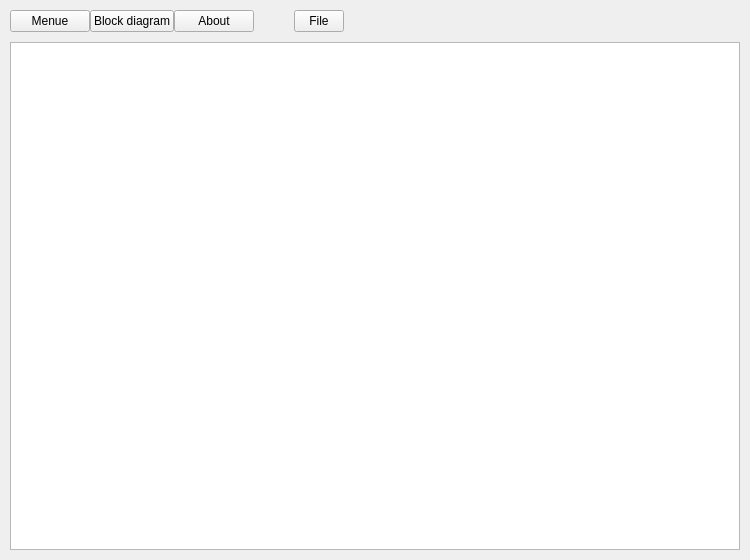
<?xml version="1.0" encoding="UTF-8"?>
<ui version="4.0">
 <class>Lab8Window</class>
 <widget class="QWidget" name="Lab8Window">
  <property name="geometry">
   <rect>
    <x>0</x>
    <y>0</y>
    <width>750</width>
    <height>560</height>
   </rect>
  </property>
  <property name="windowTitle">
   <string>Lab 8</string>
  </property>
  <layout class="QGridLayout" name="gridLayout_2" rowstretch="0,1">
   <property name="leftMargin">
    <number>10</number>
   </property>
   <property name="topMargin">
    <number>10</number>
   </property>
   <property name="rightMargin">
    <number>10</number>
   </property>
   <property name="bottomMargin">
    <number>10</number>
   </property>
   <property name="horizontalSpacing">
    <number>0</number>
   </property>
   <property name="verticalSpacing">
    <number>10</number>
   </property>
   <item row="0" column="0">
    <layout class="QHBoxLayout" name="HLMenue">
     <property name="spacing">
      <number>0</number>
     </property>
     <item>
      <widget class="QPushButton" name="pBtnMenue">
       <property name="text">
        <string>Menue</string>
       </property>
      </widget>
     </item>
     <item>
      <widget class="QPushButton" name="pBtnBlockDiagram">
       <property name="text">
        <string>Block diagram</string>
       </property>
      </widget>
     </item>
     <item>
      <widget class="QPushButton" name="pBtnAbout">
       <property name="text">
        <string>About</string>
       </property>
      </widget>
     </item>
     <item>
      <spacer name="horizontalSpacer">
       <property name="orientation">
        <enum>Qt::Horizontal</enum>
       </property>
       <property name="sizeType">
        <enum>QSizePolicy::Preferred</enum>
       </property>
       <property name="sizeHint" stdset="0">
        <size>
         <width>40</width>
         <height>20</height>
        </size>
       </property>
      </spacer>
     </item>
     <item>
      <widget class="QToolButton" name="tBtnFile">
       <property name="enabled">
        <bool>true</bool>
       </property>
       <property name="sizePolicy">
        <sizepolicy hsizetype="Expanding" vsizetype="Expanding">
         <horstretch>0</horstretch>
         <verstretch>0</verstretch>
        </sizepolicy>
       </property>
       <property name="maximumSize">
        <size>
         <width>50</width>
         <height>16777215</height>
        </size>
       </property>
       <property name="text">
        <string>File</string>
       </property>
       <property name="popupMode">
        <enum>QToolButton::InstantPopup</enum>
       </property>
       <property name="toolButtonStyle">
        <enum>Qt::ToolButtonIconOnly</enum>
       </property>
      </widget>
     </item>
     <item>
      <spacer name="horizontalSpacer_2">
       <property name="orientation">
        <enum>Qt::Horizontal</enum>
       </property>
       <property name="sizeHint" stdset="0">
        <size>
         <width>40</width>
         <height>20</height>
        </size>
       </property>
      </spacer>
     </item>
    </layout>
   </item>
   <item row="1" column="0">
    <layout class="QGridLayout" name="GLBody">
     <property name="spacing">
      <number>0</number>
     </property>
     <item row="0" column="0">
      <widget class="QPlainTextEdit" name="PTextEdit">
       <property name="enabled">
        <bool>true</bool>
       </property>
       <property name="frameShape">
        <enum>QFrame::StyledPanel</enum>
       </property>
       <property name="tabChangesFocus">
        <bool>false</bool>
       </property>
       <property name="readOnly">
        <bool>false</bool>
       </property>
       <property name="overwriteMode">
        <bool>false</bool>
       </property>
      </widget>
     </item>
    </layout>
   </item>
  </layout>
 </widget>
 <resources/>
 <connections/>
</ui>
